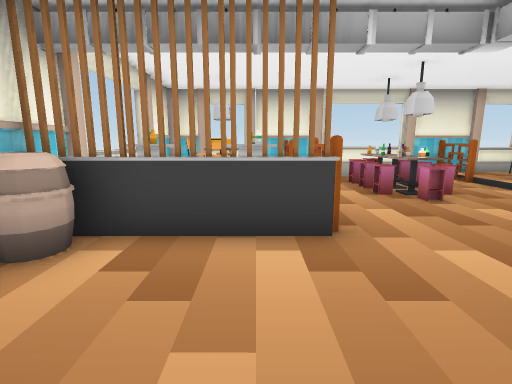
View 1 (above)

15 first-person views from a walk through a Unity game level. The camera is 1.2 m above the floor, tilts 10° down and sees 85° across. The floor is counted in squares, 1 m on a side. Each view is taken from the middle of a square. On the plan, view 1 faces up. The plan holds only what a view shows up to about 13 squares ahead; the rest is blank. Some animated figures are left out.

View 2
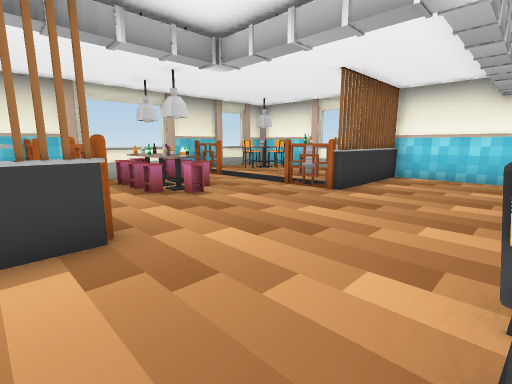

View 3
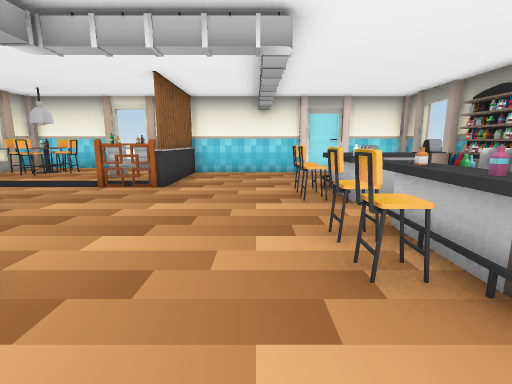

View 4
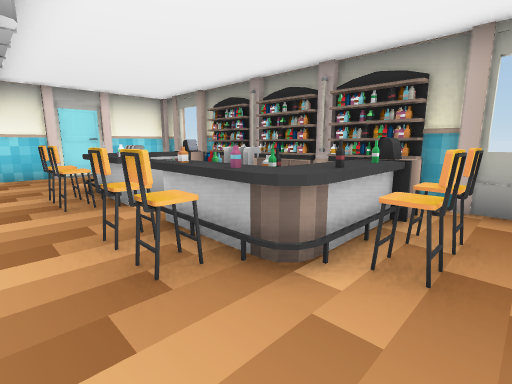

View 5
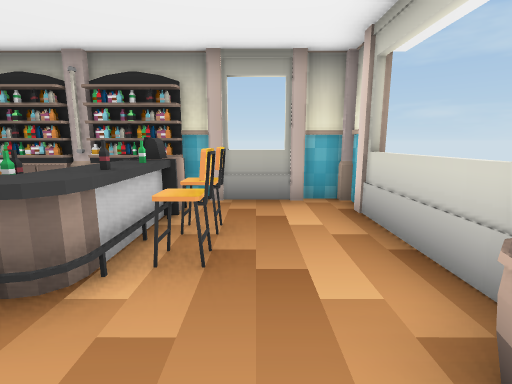

View 6
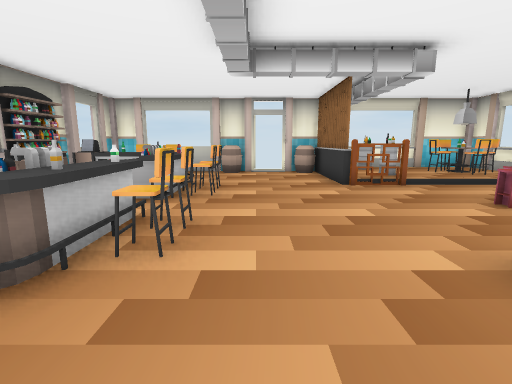

View 7
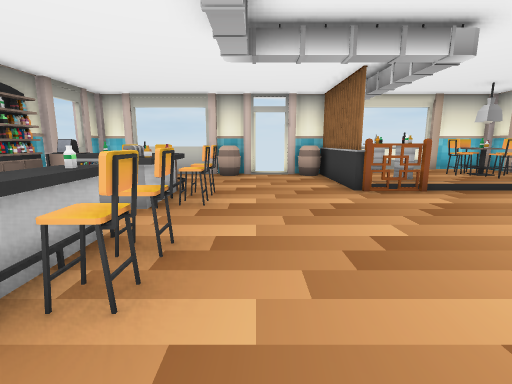

View 8
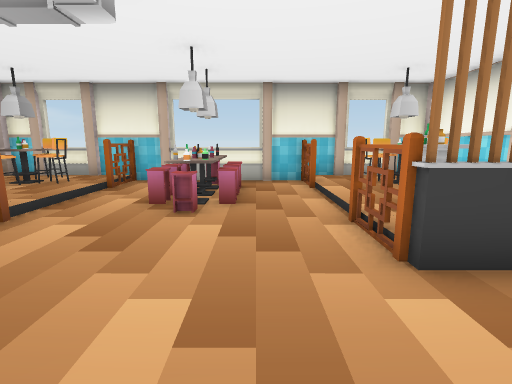

View 9
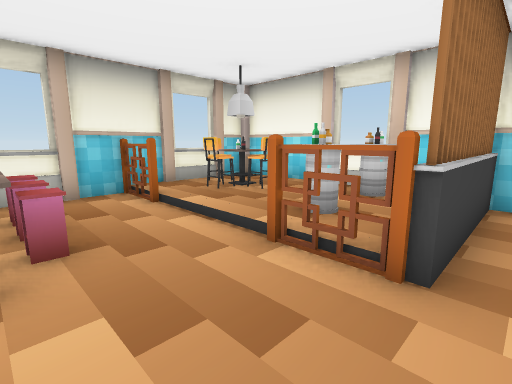

View 10
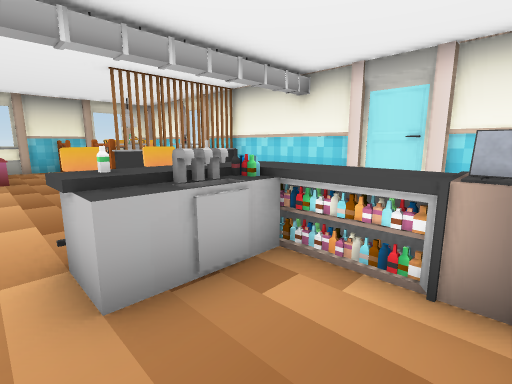

View 11
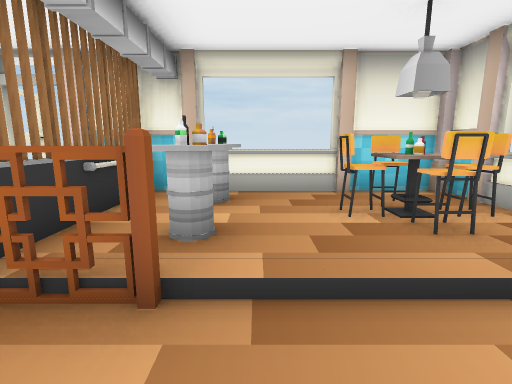

View 12
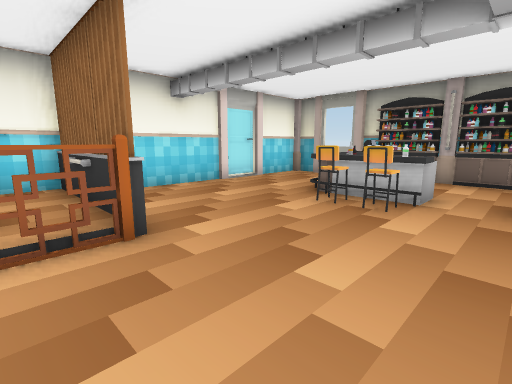

View 13
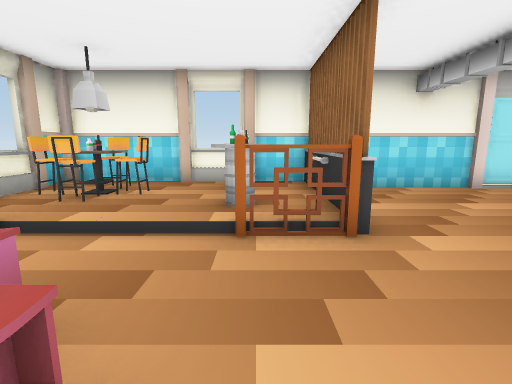

View 14
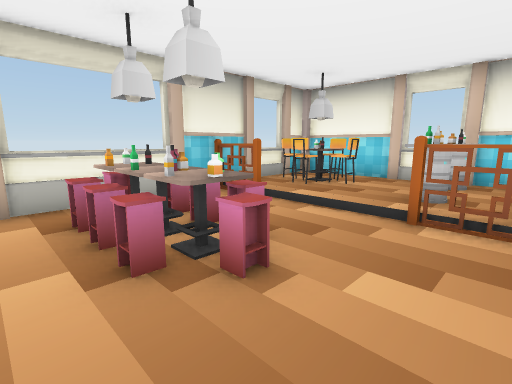

View 15
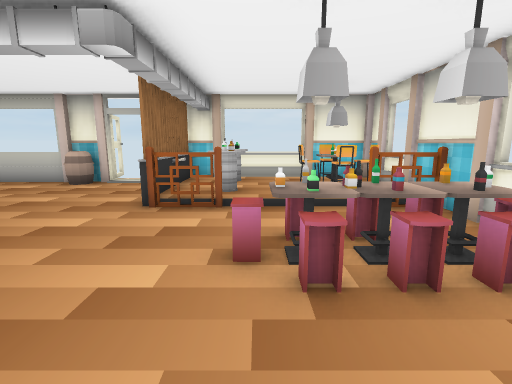

### Floor plan
Key: @ floor where view 1 was taken; # wall or solid block; x gap in a wall; . main floor; : floor 0.25 m higher than the main floor; = window, fence, low wall or low ledge; O other object.
Columns run from 4 left of view 1 to 11 right of it. Each row starts with its distance up from view 1.
 10  ####O#####O####
  9  #:O:O OO  O:O##
  8  #OOO  OOO OOOO#
  7  #:O   OOO   O##
  6  #O O  .O  :OOO#
  5  #O OO .   OOOO#
  4  ##O=O.    O###=
  3  OO...  .      =
  2  x             #
  1 ## .     .  .. #
  0  OO @OOO OO    #
 -1  #   OOO OOO  ##
 -2  =  OOOO OOO  ##
 -3  =  OO    OO   #
 -4  #  OO  . OO   #
 -5  ##=#O#OOOO#####

Positions as (right, up) in squares from view 1, and headings:
1: (0, 0), facing up
2: (0, 0), facing up-right
3: (-1, 1), facing right
4: (-1, 1), facing down-right
5: (-1, 1), facing down
6: (9, 1), facing left
7: (8, 1), facing left
8: (5, 1), facing up
9: (4, 3), facing up-right
10: (4, -4), facing up-right
11: (3, 6), facing left
12: (3, 5), facing down-right
13: (3, 5), facing right
14: (2, 4), facing up-right
15: (7, 6), facing left
